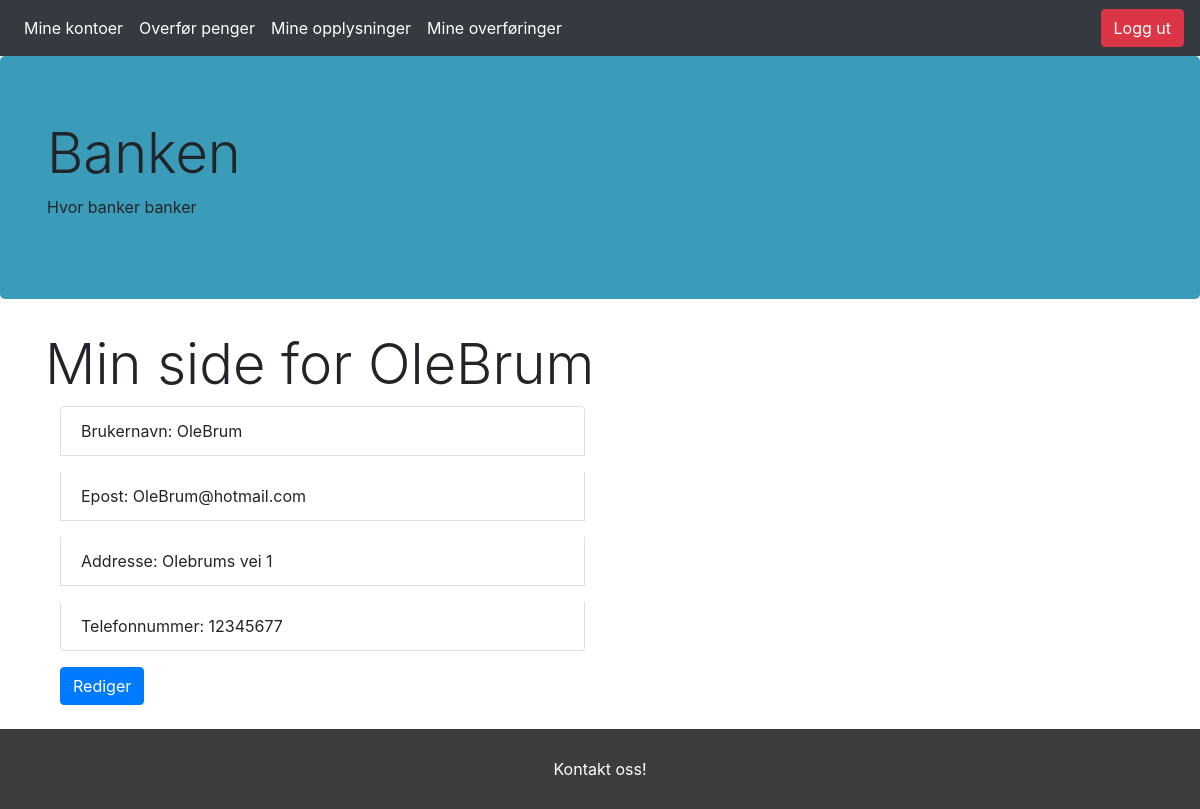
Page /account (signed in) on the committed database.
### app/models.py (models this page shows, shortened)
class User(db.Model, UserMixin):
    id = db.Column(db.Integer, primary_key=True, nullable=False)
    username = db.Column(db.String(20), unique=True, nullable=False)
    useremail = db.Column(db.String(120), unique=True, nullable=False)
    useraddr = db.Column(db.String(200), nullable=False)
    userpwd = db.Column(db.String(60), nullable=False)
    usertlf = db.Column(db.Integer(), unique=True,  nullable=False)
    accounts = db.relationship('Account',  backref='holder', lazy=True)
    logs = db.relationship('Log', backref='logger', lazy=True)
    confirmed = db.Column(db.Boolean, nullable=False, default=False)
    confirmed_on = db.Column(db.DateTime, nullable=True)
    otp_secret = db.Column(db.String(16))
    confirmed = db.Column(db.Boolean, nullable=False, default=False)
    confirmed_on = db.Column(db.DateTime, nullable=True)

### app/routes.py (the view)
@app.route("/account")
@login_required
def account():
    return render_template('account.html')

### app/models.py (called while the page is built)
@login_manager.user_loader
def load_user(user_id):
    return User.query.get(int(user_id))

### app/routes.py (called while the page is built)
@app.before_request
def before_request():
    session.permanent = True
    app.permanent_session_lifetime = dt.timedelta(minutes=10)
    session.modified = True

### app/templates/account.html
{%extends 'base.html'%} {% block body %}
<div class="container mx-auto">
    <h1 class="display-4"> Min side for {{ current_user.username }} </h1>
    <div class="col-6">
        <ul class="list-group">
            <p class="list-group-item">Brukernavn: {{current_user.username}}</p>
            <p class="list-group-item">Epost: {{current_user.useremail}}</p>
            <p class="list-group-item">Addresse: {{current_user.useraddr}}</p>
            <p class="list-group-item">Telefonnummer: {{current_user.usertlf}}</p>
        </ul>
        <small>
        <a href="{{url_for('editprofile')}}" class="btn btn-primary"> Rediger</a>
      </small>
    </div>
</div>
{% endblock %}

### app/static/css/style.css (style rules this page uses)
ul { list-style-type: none; margin: 0; padding: 0; overflow: hidden; position: -webkit-sticky; position: sticky; top: 0; }

### rows in the picture
User: username "OleBrum", useremail "OleBrum@hotmail.com", useraddr "Olebrums vei 1", usertlf "12345677"
